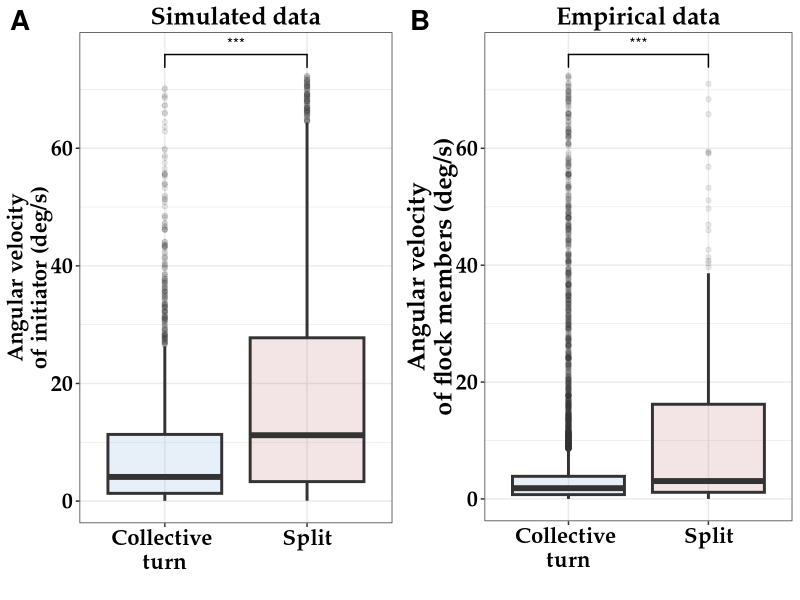

Recreate this plot in R.
## Figure 3. Boxplots comparing angular velocity distributions of splits and collective turns in simulated and empirical data

ang_v_df_sim <- read.csv('../Data/simulated/ang_vel_turns_sim.csv')
ang_v_df_emp <- read.csv('../Data/empirical/ang_vel_turns_emp.csv')

#######################################
## Boxplots

# #Uncomment to use font as in paper
# extrafont::font_import()
# extrafont::loadfonts(device = "win")

angvel_sim <- ggplot2::ggplot(ang_v_df_sim, ggplot2::aes(x = factor(outcome,
                                                                levels = c('turn','split'),ordered = TRUE), y = abs(ang_vel), fill = outcome ))+#, color = outcome))+

  ggplot2::geom_boxplot(size = 1, alpha = 0.1, width = 0.8) +
  ggplot2::labs(x = '', y = 'Angular velocity\nof initiator (deg/s)', title = 'Simulated data', fill = NA) +
  ggsignif::geom_signif(comparisons = list(c("turn", "split")), map_signif_level = TRUE) +
  ggplot2::scale_x_discrete(labels= c("split" = "Split", "turn" = "Collective \nturn"))+
  ggplot2::scale_fill_manual(breaks = c('turn', 'split'),
                             labels = c('Collective turn', 'Split'),
                             values = c('dodgerblue3', 'darkred')) +

  ggplot2::theme_bw()+
  ggplot2::theme(legend.title = ggplot2::element_blank(),
                 text = ggplot2::element_text(family = 'Palatino Linotype'),
                 legend.position = 'none',
                 axis.text = ggplot2::element_text(size = 16, face = "bold", color = 'black'),
                 axis.title = ggplot2::element_text(size = 16, face = "bold"),
                 plot.title = ggplot2::element_text(hjust = 0.5, size = 18, face = "bold"))


angvel_emp_init <- ggplot2::ggplot(ang_v_df_emp, ggplot2::aes(x = split_val, y = ang_vel, fill = split_val))+ # pracma::rad2deg(abs(ang_vel)))) +
  ggplot2::geom_boxplot(size = 1, alpha = 0.1, width = 0.8) +
  ggplot2::theme_bw() +
  ggsignif::geom_signif(comparisons = list(c("TRUE", "FALSE")), map_signif_level=TRUE) +
  ggplot2::scale_fill_manual(breaks = c('TRUE', 'FALSE'),
                             labels = c('Split', 'Collective turn'),
                             values = c('darkred', 'dodgerblue3')) +
  ggplot2::labs(x = '', y = 'Angular velocity\nof flock members (deg/s)', title = 'Empirical data') +
  ggplot2::theme(
    legend.position = 'none',
    text = ggplot2::element_text(family = 'Palatino Linotype'),
    axis.text = ggplot2::element_text(size = 16, face = "bold", color = 'black'),
    axis.title = ggplot2::element_text(size = 18, face = "bold"),
    plot.title = ggplot2::element_text(size = 18, hjust = 0.5, face = "bold")) +
  ggplot2::scale_x_discrete(labels=c("TRUE" = "Split", "FALSE" = "Collective \nturn")) 


ang_vels <- cowplot::plot_grid(angvel_sim, angvel_emp_init, nrow = 1, ncol = 2, labels = c("A", "B"), label_size = 20)

ang_vels

# # Uncomment to save plot
# plot_path <- 'Figure3.png' # change path
# ggplot2::ggsave(
#   plot = ang_vels, 
#   filename = plot_path,
#   width = 8.9,
#   height = 9,
#   dpi = 600
# )

#######################################
## Stats

colts <- ang_v_df_emp[ang_v_df_emp$split_val == FALSE, 'ang_vel']
splts <- ang_v_df_emp[ang_v_df_emp$split_val == TRUE, 'ang_vel']
ks.test(colts, splts)

colts <- ang_v_df_sim[ang_v_df_sim$outcome == 'turn', 'ang_vel']
splts <- ang_v_df_sim[ang_v_df_sim$outcome == 'split', 'ang_vel']
ks.test(colts, splts)


